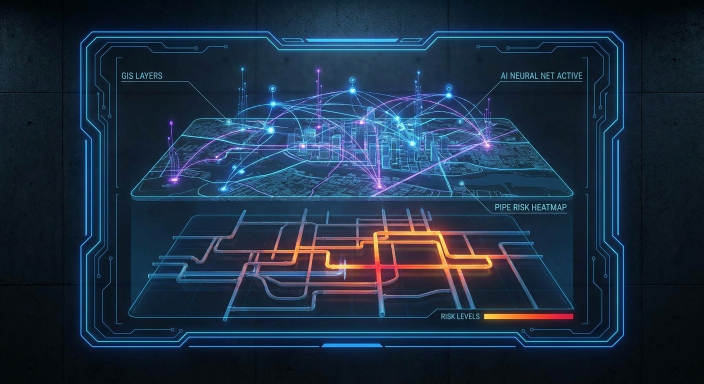
#> input picture images/slide_gisai.jpg, 1408 x 768 px (shown at 1/2 size)
$ python color_extractor.py --logo ../../images/slide_gisai.jpg
#> lines starting #> are read from the running program, lines starting #| are printed output that depends on the picture
#!/usr/bin/env python3
"""Extract dominant colors from a logo image, excluding black and white."""
import argparse, os, sys

FALLBACK_COLOR = "#1A365D"  # Corporate blue fallback


def extract_colors(logo_path, n_colors=3):
    """Return top N non-black/non-white hex colors from logo image."""
#> called with logo_path = '../../images/slide_gisai.jpg', n_colors = 3
    try:
        from PIL import Image
    except ImportError:
        print(f"[WARN] Pillow not installed. Using fallback: {FALLBACK_COLOR}")
        return [FALLBACK_COLOR]

    if not os.path.exists(logo_path):
        print(f"[WARN] Logo not found: {logo_path}. Using fallback: {FALLBACK_COLOR}")
        return [FALLBACK_COLOR]

    try:
        img = Image.open(logo_path).convert("RGB")
#> img is the input picture: PIL image 1408x768 RGB; mean R, G, B 29.1, 46.6, 67.2
        # Resize for speed
        img = img.resize((100, 100), Image.LANCZOS)
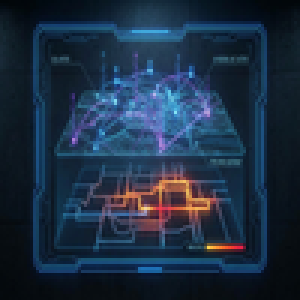
#> img: PIL image 100x100 RGB (shown 3 times larger); mean R, G, B 29.1, 46.6, 67.2

        # Count pixel colors
        pixels = list(img.getdata())
#> pixels = 10000 items, first 6: (1, 6, 9), (1, 6, 9), (1, 6, 9), (2, 7, 10), (2, 7, 10), (2, 7, 11)
        color_counts = {}
        for r, g, b in pixels:
            # Skip near-black (< 30) and near-white (> 225)
            if r < 30 and g < 30 and b < 30:
                continue
            if r > 225 and g > 225 and b > 225:
                continue
            # Skip very low saturation (grays)
            if abs(r - g) < 15 and abs(g - b) < 15 and abs(r - b) < 15:
                continue
            # Quantize to reduce noise
            qr, qg, qb = (r // 16) * 16, (g // 16) * 16, (b // 16) * 16
            key = (qr, qg, qb)
            color_counts[key] = color_counts.get(key, 0) + 1
#> this loop made 10000 passes
#> after the loop, color_counts = 316 items

        if not color_counts:
            print(f"[WARN] No non-BW colors found. Using fallback: {FALLBACK_COLOR}")
            return [FALLBACK_COLOR]

        # Sort by frequency, take top N
        sorted_colors = sorted(color_counts.items(), key=lambda x: -x[1])
#> sorted_colors = 316 items
        result = []
        for (r, g, b), _ in sorted_colors[:n_colors]:
            result.append(f"#{r:02X}{g:02X}{b:02X}")
#> this loop made 3 passes
#> (r, g, b) on passes 1 to 3: (0, 16, 32), (16, 32, 48), (16, 16, 32)
#> after the loop, result = ['#001020', '#102030', '#101020']

        return result

    except Exception as e:
        print(f"[ERR] Color extraction failed: {e}. Using fallback: {FALLBACK_COLOR}")
        return [FALLBACK_COLOR]


if __name__ == "__main__":
    ap = argparse.ArgumentParser(description="Extract dominant colors from logo")
    ap.add_argument("--logo", required=True, help="Path to logo image")
    ap.add_argument("--n", type=int, default=3, help="Number of colors to extract")
    args = ap.parse_args()

    colors = extract_colors(args.logo, args.n)
#> colors = ['#001020', '#102030', '#101020']
    print(f"[COLORS] {', '.join(colors)}")
#| [COLORS] #001020, #102030, #101020
    # Output primary (first) color for scripting
    print(colors[0])
#| #001020

$ run again, on images/slide_roadmap.jpg
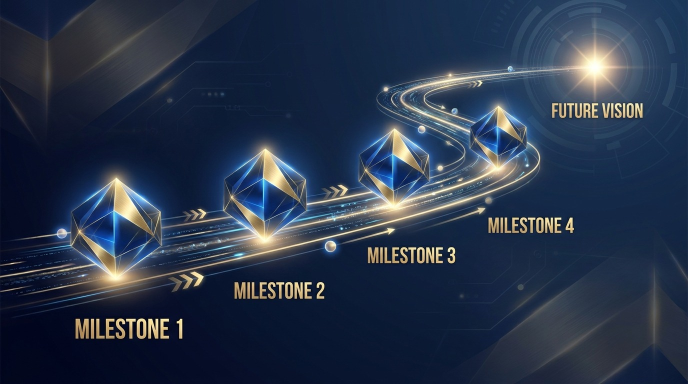
#> input picture images/slide_roadmap.jpg, 1376 x 768 px (shown at 1/2 size)
#> in extract_colors, img is the input picture: PIL image 1376x768 RGB; mean R, G, B 40.3, 53.1, 74.6
#> in extract_colors, `img = img.resize((100, 100), Image.LANCZOS)`:
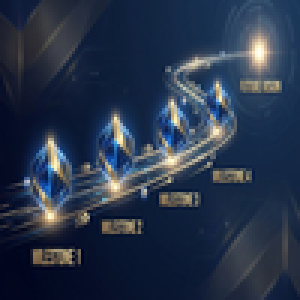
#> img: PIL image 100x100 RGB (shown 3 times larger); mean R, G, B 40.3, 53.1, 74.6
#> pixels = 10000 items, first 6: (10, 22, 48), (11, 22, 49), (13, 22, 51), (13, 26, 54), (14, 28, 57), (15, 29, 58)
#> the loop in extract_colors, `for r, g, b in pixels:` made 10000 passes
#> (r, g, b, qr, qg, qb) on passes 1 to 3: (10, 22, 48, 0, 16, 48), (11, 22, 49, 0, 16, 48), (13, 22, 51, 0, 16, 48)
#> after the loop in extract_colors, `for r, g, b in pixels:`: color_counts = 243 items
#> the loop in extract_colors, `for (r, g, b), _ in sorted_colors[:n_colors]:` made 3 passes
#> (r, g, b) on passes 1 to 3: (16, 32, 64), (0, 16, 48), (16, 32, 48)
#> after the loop in extract_colors, `for (r, g, b), _ in sorted_colors[:n_colors]:`: result = ['#102040', '#001030', '#102030']
#| [COLORS] #102040, #001030, #102030
#| #102040

$ run again, on images/slide_tumsy.jpg
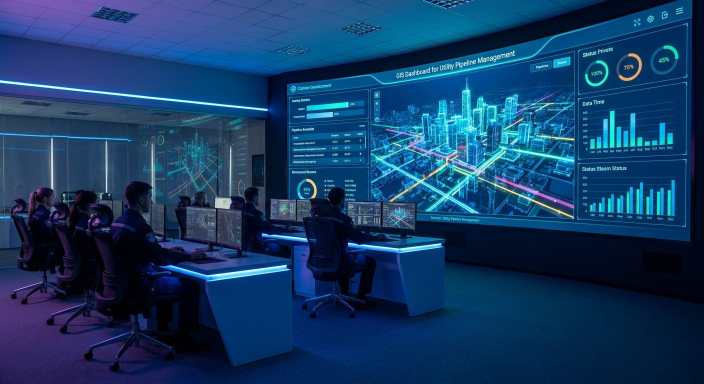
#> input picture images/slide_tumsy.jpg, 1408 x 768 px (shown at 1/2 size)
#> in extract_colors, img is the input picture: PIL image 1408x768 RGB; mean R, G, B 20.2, 59, 100.9
#> in extract_colors, `img = img.resize((100, 100), Image.LANCZOS)`:
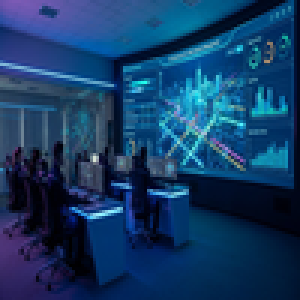
#> img: PIL image 100x100 RGB (shown 3 times larger); mean R, G, B 20.3, 59, 100.9
#> pixels = 10000 items, first 6: (105, 84, 172), (110, 86, 174), (115, 88, 177), (120, 89, 179), (123, 90, 181), (123, 90, 181)
#> the loop in extract_colors, `for r, g, b in pixels:` made 10000 passes
#> (r, g, b, qr, qb, key) on passes 1 to 3: (105, 84, 172, 96, 160, (96, 80, 160)), (110, 86, 174, 96, 160, (96, 80, 160)), (115, 88, 177, 112, 176, (112, 80, 176))
#> after the loop in extract_colors, `for r, g, b in pixels:`: color_counts = 401 items
#> the loop in extract_colors, `for (r, g, b), _ in sorted_colors[:n_colors]:` made 3 passes
#> (g, b) on passes 1 to 3: (48, 96), (0, 32), (32, 80)
#> after the loop in extract_colors, `for (r, g, b), _ in sorted_colors[:n_colors]:`: result = ['#003060', '#000020', '#002050']
#| [COLORS] #003060, #000020, #002050
#| #003060
